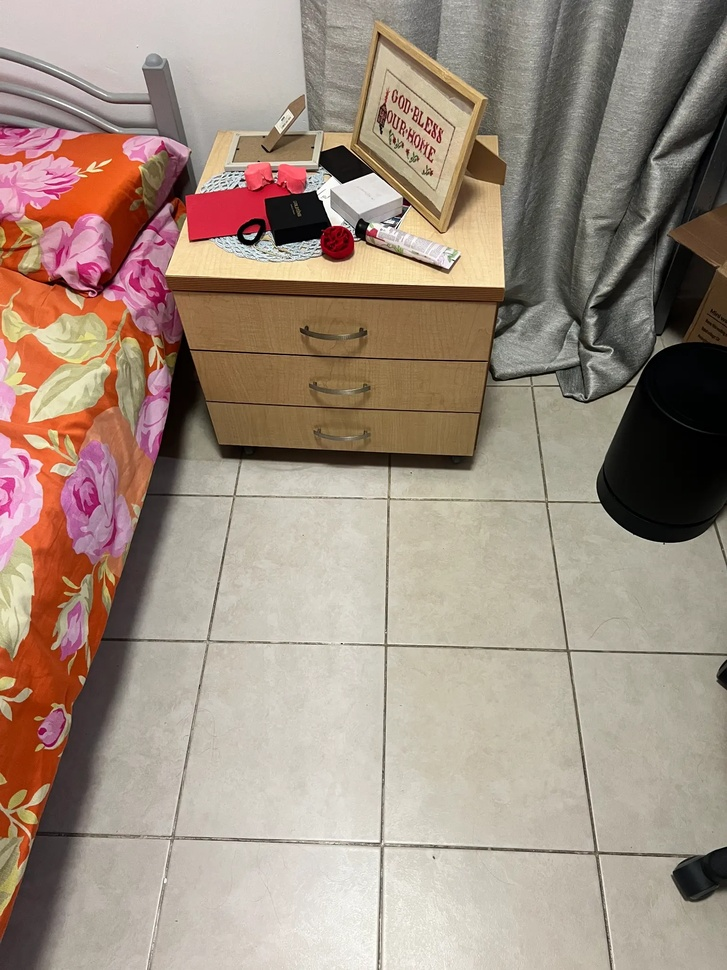
#> input picture data/sample_images/box2.jpg, 727 x 970 px, shrunk from 1536 x 2048 before the run
$ python stereo_distance_measurer.py
#> lines starting #> are read from the running program, lines starting #| are printed output that depends on the picture
import cv2
import numpy as np
import matplotlib.pyplot as plt
from typing import List, Tuple

# =============================================================
# Stereo Measurement (strict epipolar-constrained auto-matching)
# =============================================================
# You click ONLY on the LEFT image.
# For each left click, we automatically find the RIGHT correspondence by:
#   1) Computing the epipolar line l' in the RIGHT view from E (and K).
#   2) Collecting RIGHT keypoints whose perpendicular distance to l' <= eps px.
#   3) Among those, taking the SIFT descriptor best-match to the *closest* LEFT
#      keypoint to your click (ratio-tested earlier).
#   4) If none pass, we fall back to 1D template matching (NCC) along a thin
#      band around the epiline, then subpixel refine with cornerSubPix.
# We also draw HIGH-CONTRAST epilines and put a zoom-in crop for each match.
#
# References (official docs):
# - Epipolar geometry / Essential / recoverPose / triangulate / undistort:
#   https://docs.opencv.org/4.x/d9/d0c/group__calib3d.html
# - Tutorial (E, F, epilines):
#   https://docs.opencv.org/4.x/da/de9/tutorial_py_epipolar_geometry.html
# - SIFT / FLANN / drawing / LK / cornerSubPix:
#   https://docs.opencv.org/4.x/da/df5/tutorial_py_sift_intro.html
#   https://docs.opencv.org/4.x/dc/dc3/tutorial_py_matcher.html
#   https://docs.opencv.org/4.x/d7/d8b/tutorial_py_lucas_kanade.html

# -------------------------------
# Utilities
# -------------------------------

def l2(a: np.ndarray, b: np.ndarray) -> float:
    return float(np.linalg.norm(a - b))


# [35 lines left out: functions undistort_norm_point, triangulate_pair, click_points, not called in this run]

# -------------------------------
# Epipolar helpers & visualization
# -------------------------------

def fundamental_from_essential(E: np.ndarray, K: np.ndarray) -> np.ndarray:
    Kinv = np.linalg.inv(K)
    return Kinv.T @ E @ Kinv


# [5 lines left out: function epiline_for_point_right, not called in this run]


def point_to_line_distance(px: float, py: float, line_abc: np.ndarray) -> float:
    a, b, c = line_abc
    return abs(a*px + b*py + c)


# [140 lines left out: functions draw_epilines, auto_right_points_strict, ncc_along_epiline, find_best_match_along_epipolar_line, not called in this run]

# # -------------------------------
# # Main
# # -------------------------------
if __name__ == "__main__":
    img1 = cv2.imread('../data/sample_images/box2.jpg', cv2.IMREAD_GRAYSCALE)
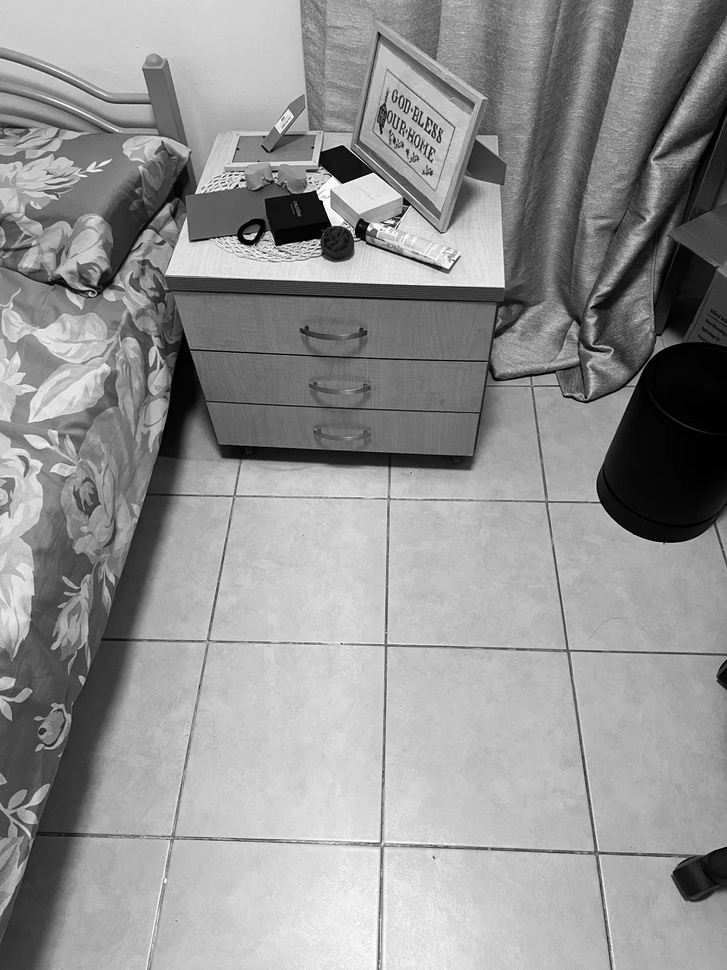
#> img1: shape (970, 727); min 0, max 255, mean 146.5
    img2 = cv2.imread('../data/sample_images/box1.jpg', cv2.IMREAD_GRAYSCALE)
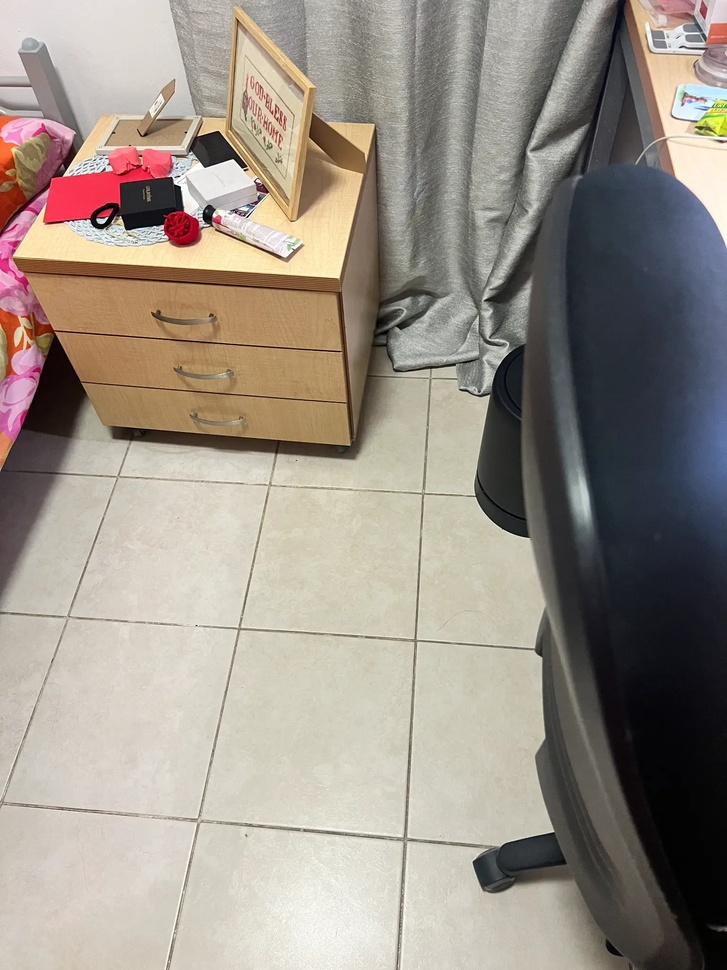
#> input picture data/sample_images/box1.jpg, 727 x 970 px, shrunk from 1536 x 2048 before the run
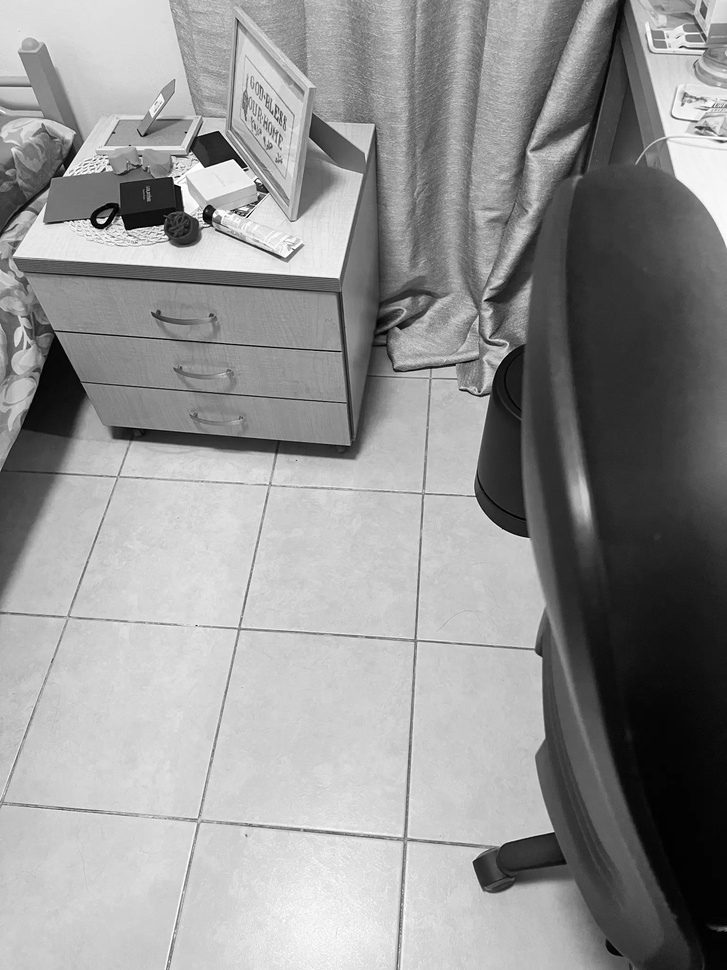
#> img2: shape (970, 727); min 0, max 255, mean 146.7
    assert img1 is not None and img2 is not None, "box1.jpg / box2.jpg not found (or paths incorrect)."

#> (the run stopped early here; a loop or call above may not have finished)
